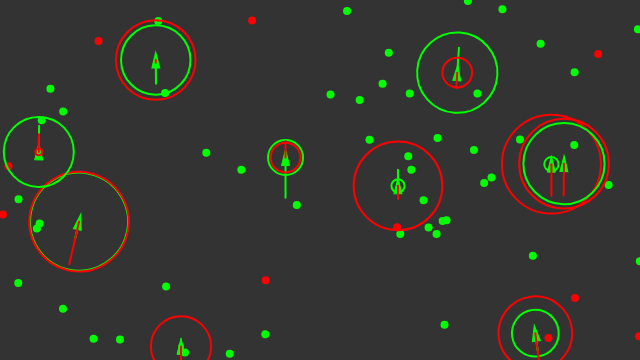
Frame 1 (no input)
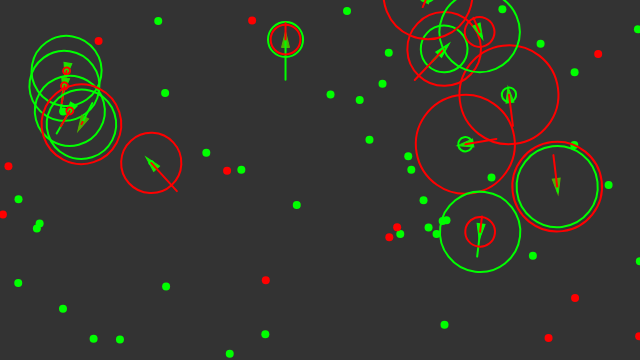
Frame 60 (no input)
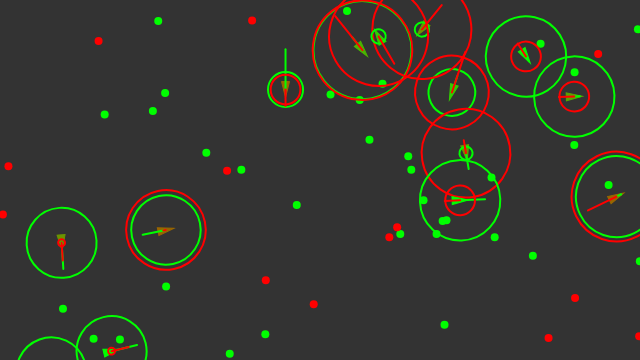
Frame 120 (the mouse pressed at the canvas centre since frame 60)

The p5.js sketch that drew these frames (run headless with seeded random() and noise() and a simulated clock; from frame 60 on, the mouse is pressed at the canvas centre):

// p5.js sketch
// ── sketch.js
// We have a world (canvas) and inside are green dots representing food and red dots representing
// poison. In world we have agets (wehicles) that move around and in order so survive they
// need to eat food otherwise they will over time die, they have health property that goes
// up if they eat the food and down if they don't or eat poison
// steering force = desired velocity - current velocity (much line error in NN)


let vehicles = [];
let food = [];
let poison = [];

function setup() {
	createCanvas(640, 360);
	// create 10 vehicles at random locations
	for (let i = 0; i < 10; i++) {
		let x = random(width);
		let y = random(height);
		vehicles[i] = new Vehicle(x, y);

	}
	// create food at random locations
	for (let i = 0; i < 50; i++) {
		let x = random(width);
		let y = random(height);
		food.push(createVector(x, y));
	}
	// create poison at random locations
	for (let i = 0; i < 10; i++) {
		let x = random(width);
		let y = random(height);
		poison.push(createVector(x, y));
	}
}

function draw() {
	background(51);
	// Every frame there is a 5% prob of new food being diplayed
	if (random(1) < 0.05) {
		let x = random(width);
		let y = random(height);
		food.push(createVector(x, y));
	}
	// 1% chance of adding new piece of poison
	if (random(1) < 0.01) {
		let x = random(width);
		let y = random(height);
		poison.push(createVector(x, y));
	}

	//display the food
	for (let j = 0; j < food.length; j++) {
		fill(0, 255, 0);
		noStroke();
		ellipse(food[j].x, food[j].y, 8, 8);
	}

	for (let j = 0; j < poison.length; j++) {
		fill(255, 0, 0);
		noStroke();
		ellipse(poison[j].x, poison[j].y, 8, 8);
	}
	// I have issue as when I delate things and array will shift and stuff so solution is to
	// iterate backwards over it. 
	for (let i = vehicles.length - 1; i >= 0; i--) {
		// Call the appropriate steering behaviors for our agents
		vehicles[i].boundaries();
		vehicles[i].behaviours(food, poison);
		vehicles[i].eat(food);
		//v.seek(food);
		vehicles[i].update();
		vehicles[i].display();

		// mam 1% sanci na clone ten eventualne pridam do arraye vehiclu 
		let newVehicle = vehicles[i].clone();
		if (newVehicle != null) {
			vehicles.push(newVehicle);
		}

		//If vehicle's health is less than 0 delate it from the array.
		if (vehicles[i].dead()) {

			// if it dies it creates a new piece of food on that place
			let x = vehicles[i].position.x;
			let y = vehicles[i].position.y;

			food.push(createVector(x, y));
			vehicles.splice(i, 1);
		}
	}

}
// ── vehicle.js
// F12 goes to the definition of a certain function
// right clict and you can change all occurences
// just be at the beginning of a line and press ctlr+c and than on new line ctrl+v -> nemusis oznacovat cele
// to comment out a block of code do ctrl+shift+slash


let mr = 0.01;

class Vehicle {
    constructor(x, y, dna) {
        this.acceleration = createVector(0, 0);
        this.velocity = createVector(0, -2);
        this.position = createVector(x, y);
        this.r = 4; // size of vehicle
        this.maxspeed = 8; //limitations of steering
        this.maxforce = 0.2;
        this.health = 1;

        // If I don't pass the argument dna  -> make dna randomly 
        this.dna = [];
        if (dna == undefined) {
            // food attraction (weight)
            this.dna[0] = random(-2, 2);
            // poison attraction (weight)
            this.dna[1] = random(-2, 2);
            // food perception
            this.dna[2] = random(0, 100);
            // poison perception
            this.dna[3] = random(0, 100);
        } else {
            // mutation
            this.dna[0] = dna[0];
            if (random(1) < mr) {
                this.dna[0] += random(-0.1, 0.1);
            }
            this.dna[1] = dna[1];
            if (random(1) < mr) {
                this.dna[1] += random(-0.1, 0.1);
            }
            this.dna[2] = dna[2];
            if (random(1) < mr) {
                this.dna[0] += random(-10, 10);
            }
            this.dna[3] = dna[3];
            if (random(1) < mr) {
                this.dna[0] += random(-10, 10);
            }
        }
    }

    // Method to update location
    update() {
        // every frame agent loses a little bit of health
        this.health -= 0.005;
        // Update velocity
        this.velocity.add(this.acceleration);
        // Limit speed
        this.velocity.limit(this.maxspeed);
        this.position.add(this.velocity);
        // Reset accelerationelertion to 0 each cycle
        this.acceleration.mult(0);
    }

    applyForce(force) {
        // We could add mass here if we want A = F / M
        this.acceleration.add(force);
    }

    // A method that calculates a steering force towards a target
    // STEER = DESIRED MINUS VELOCITY
    seek(target) {

        let desired = p5.Vector.sub(target, this.position); // A vector pointing from the location to the target

        // Scale to maximum speed
        desired.setMag(this.maxspeed);

        // Steering = Desired minus velocity
        let steer = p5.Vector.sub(desired, this.velocity);
        steer.limit(this.maxforce); // Limit to maximum steering force

        return steer;

    }
    // if less than 0 returns true otherwise false
    dead() {
        return (this.health < 0);
    }

    display() {
        // Draw a triangle rotated in the direction of velocity
        // heading() calculates the angle of rotation for this vector 
        let theta = this.velocity.heading() + PI / 2;

        // jeden extrem je zelena druhy je cervena a col bere interpolaci mezi nimi
        // na zaklade toho kolik maji health
        let gr = color(0, 255, 0);
        let rd = color(255, 0, 0);
        var col = lerpColor(rd, gr, this.health);

        fill(col);
        stroke(col);
        strokeWeight(1);
        push();
        translate(this.position.x, this.position.y);
        rotate(theta);
        beginShape();
        vertex(0, -this.r * 2);
        vertex(-this.r, this.r * 2);
        vertex(this.r, this.r * 2);
        endShape(CLOSE);
        // displayes a line from front of the vehicle

        strokeWeight(2);
        // visualizing food attraction
        noFill();
        stroke(0, 255, 0);
        line(0, 0, 0, -this.dna[0] * 25);
        ellipse(0, 0, this.dna[2]);
        // visualizing poison attraction
        stroke(255, 0, 0);
        line(0, 0, 0, -this.dna[1] * 25);
        ellipse(0, 0, this.dna[3]);
        pop();
    }
    // mezi vsema jidlama nejde to nejblizsi a to seekuje
    eat(list, nutrition, perception) {
        let record = Infinity;
        let closest = null;
        for (let i = list.length - 1; i >= 0; i--) {
            let d = this.position.dist(list[i]); // distance me a jidla
            // if less than record and perception -> it counts as something that it can see
            // anytime it is in that radius it etats the food or poison
            if (d < this.maxspeed) {
                list.splice(i, 1)
                this.health += nutrition;
            } else {
                if (d < record && d < perception) {
                    record = d;
                    closest = list[i];
                }
            }
        }
        // kdyz jsem bliz jak 5 pixelu tak snim jidlo, splice je funkce na odstraneni prvku
        // z arraye, chce index a kolik jich chci odstranit - v nasem pripade 1
        // bud to ho jim a zmizi nebo ho seekuju kdyz ho vidim

        if (closest != null) {
            return this.seek(closest);
        }
        return createVector(0, 0);
    }
    // how is vehicle attracted to food and how to poison?
    behaviours(good, bad) {
        // food has positive nutrition, poison bad nutrition
        // kdyz jsem od jidla tak eat() mi returne to koho mam seekovat
        // do prvniho jde perception jidla do druheho perception poisnu 
        // idealne chci evolvnou do toho, ze mam zelenou line a cervenou v opacnym smeru
        // a vidim zeleny co nejdal a cerveny co nejmin (?)
        let steerG = this.eat(good, 0.2, this.dna[2]);
        let steerB = this.eat(bad, -0.5, this.dna[3]);
        // ja chci steerovat poison v opacnym smeru a jidlo v pozitivnim smeru
        // to chci idealne naucit evolucne
        steerG.mult(this.dna[0]);
        steerB.mult(this.dna[1]);

        this.applyForce(steerG);
        this.applyForce(steerB);
    }
    // when vehicle is close to edge it steers it towards the centre to stay on canvas
    boundaries() {
        let d = 25; // distance from the edge
        let desired = null;

        if (this.position.x < d) {
            desired = createVector(this.maxspeed, this.velocity.y);
        } else if (this.position.x > width - d) {
            desired = createVector(-this.maxspeed, this.velocity.y);
        }

        if (this.position.y < d) {
            desired = createVector(this.velocity.x, this.maxspeed);
        } else if (this.position.y > height - d) {
            desired = createVector(this.velocity.x, -this.maxspeed);
        }

        if (desired !== null) {
            desired.normalize();
            desired.mult(this.maxspeed);
            let steer = p5.Vector.sub(desired, this.velocity);
            steer.limit(this.maxforce);
            this.applyForce(steer);
        }
    }
    // ty co prezivaji dlouho maji vetsi sanci ze se rozmnozi a i trochu zmutuji -> trochu jiny
    // pristup k  evolucnim alg.
    clone() {
        if (random(1) < 0.005) {
            return new Vehicle(this.position.x, this.position.y, this.dna);
        } else {
            return null;
        }
    }
}
